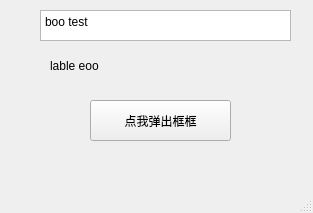
<?xml version="1.0" encoding="UTF-8"?>
<ui version="4.0">
 <class>MainWindow</class>
 <widget class="QMainWindow" name="MainWindow">
  <property name="geometry">
   <rect>
    <x>0</x>
    <y>0</y>
    <width>313</width>
    <height>213</height>
   </rect>
  </property>
  <property name="windowTitle">
   <string>MainWindow</string>
  </property>
  <widget class="QWidget" name="centralwidget">
   <widget class="QPushButton" name="pushButton">
    <property name="geometry">
     <rect>
      <x>90</x>
      <y>100</y>
      <width>141</width>
      <height>41</height>
     </rect>
    </property>
    <property name="text">
     <string>点我弹出框框</string>
    </property>
   </widget>
   <widget class="QTextBrowser" name="textBrowser">
    <property name="geometry">
     <rect>
      <x>40</x>
      <y>10</y>
      <width>251</width>
      <height>31</height>
     </rect>
    </property>
    <property name="html">
     <string>&lt;!DOCTYPE HTML PUBLIC &quot;-//W3C//DTD HTML 4.0//EN&quot; &quot;http://www.w3.org/TR/REC-html40/strict.dtd&quot;&gt;
&lt;html&gt;&lt;head&gt;&lt;meta name=&quot;qrichtext&quot; content=&quot;1&quot; /&gt;&lt;style type=&quot;text/css&quot;&gt;
p, li { white-space: pre-wrap; }
&lt;/style&gt;&lt;/head&gt;&lt;body style=&quot; font-family:'SimSun'; font-size:9pt; font-weight:400; font-style:normal;&quot;&gt;
&lt;p style=&quot; margin-top:0px; margin-bottom:0px; margin-left:0px; margin-right:0px; -qt-block-indent:0; text-indent:0px;&quot;&gt;boo test&lt;/p&gt;&lt;/body&gt;&lt;/html&gt;</string>
    </property>
   </widget>
   <widget class="QLabel" name="label">
    <property name="geometry">
     <rect>
      <x>50</x>
      <y>60</y>
      <width>54</width>
      <height>12</height>
     </rect>
    </property>
    <property name="text">
     <string>lable eoo</string>
    </property>
   </widget>
  </widget>
  <widget class="QMenuBar" name="menubar">
   <property name="geometry">
    <rect>
     <x>0</x>
     <y>0</y>
     <width>313</width>
     <height>23</height>
    </rect>
   </property>
  </widget>
  <widget class="QStatusBar" name="statusbar"/>
 </widget>
 <resources>
  <include location="peng.qrc"/>
 </resources>
 <connections>
  <connection>
   <sender>pushButton</sender>
   <signal>clicked()</signal>
   <receiver>MainWindow</receiver>
   <slot>FirstPyQt5_button_click()</slot>
   <hints>
    <hint type="sourcelabel">
     <x>144</x>
     <y>111</y>
    </hint>
    <hint type="destinationlabel">
     <x>253</x>
     <y>189</y>
    </hint>
   </hints>
  </connection>
 </connections>
 <slots>
  <slot>FirstPyQt5_button_click()</slot>
 </slots>
</ui>
